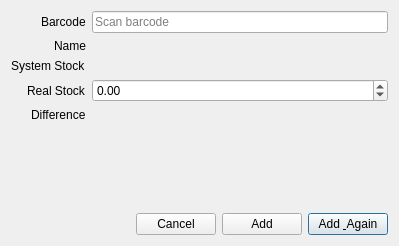
<?xml version="1.0" encoding="UTF-8"?>
<ui version="4.0">
 <class>CheckStockAddDialog</class>
 <widget class="QDialog" name="CheckStockAddDialog">
  <property name="geometry">
   <rect>
    <x>0</x>
    <y>0</y>
    <width>399</width>
    <height>246</height>
   </rect>
  </property>
  <property name="windowTitle">
   <string>Add Check Stock</string>
  </property>
  <layout class="QVBoxLayout" name="verticalLayout">
   <item>
    <layout class="QFormLayout" name="formLayout">
     <property name="labelAlignment">
      <set>Qt::AlignRight|Qt::AlignTrailing|Qt::AlignVCenter</set>
     </property>
     <item row="0" column="0">
      <widget class="QLabel" name="label">
       <property name="text">
        <string>Barcode</string>
       </property>
      </widget>
     </item>
     <item row="1" column="0">
      <widget class="QLabel" name="label_2">
       <property name="text">
        <string>Name</string>
       </property>
      </widget>
     </item>
     <item row="2" column="0">
      <widget class="QLabel" name="label_3">
       <property name="text">
        <string>System Stock</string>
       </property>
      </widget>
     </item>
     <item row="3" column="0">
      <widget class="QLabel" name="label_4">
       <property name="text">
        <string>Real Stock</string>
       </property>
      </widget>
     </item>
     <item row="4" column="0">
      <widget class="QLabel" name="label_5">
       <property name="text">
        <string>Difference</string>
       </property>
      </widget>
     </item>
     <item row="1" column="1">
      <widget class="QLabel" name="labelName">
       <property name="text">
        <string/>
       </property>
      </widget>
     </item>
     <item row="2" column="1">
      <widget class="QLabel" name="labelStock">
       <property name="text">
        <string/>
       </property>
      </widget>
     </item>
     <item row="4" column="1">
      <widget class="QLabel" name="labelDiff">
       <property name="text">
        <string/>
       </property>
      </widget>
     </item>
     <item row="0" column="1">
      <widget class="QLineEdit" name="lineBarcode">
       <property name="placeholderText">
        <string>Scan barcode</string>
       </property>
      </widget>
     </item>
     <item row="3" column="1">
      <widget class="QDoubleSpinBox" name="doubleStock">
       <property name="minimum">
        <double>-1000000.000000000000000</double>
       </property>
       <property name="maximum">
        <double>1000000.000000000000000</double>
       </property>
      </widget>
     </item>
    </layout>
   </item>
   <item>
    <spacer name="verticalSpacer">
     <property name="orientation">
      <enum>Qt::Vertical</enum>
     </property>
     <property name="sizeHint" stdset="0">
      <size>
       <width>20</width>
       <height>40</height>
      </size>
     </property>
    </spacer>
   </item>
   <item>
    <layout class="QHBoxLayout" name="horizontalLayout">
     <item>
      <spacer name="horizontalSpacer">
       <property name="orientation">
        <enum>Qt::Horizontal</enum>
       </property>
       <property name="sizeHint" stdset="0">
        <size>
         <width>40</width>
         <height>20</height>
        </size>
       </property>
      </spacer>
     </item>
     <item>
      <widget class="QPushButton" name="pushCancel">
       <property name="text">
        <string>Cancel</string>
       </property>
       <property name="autoDefault">
        <bool>false</bool>
       </property>
      </widget>
     </item>
     <item>
      <widget class="QPushButton" name="pushAdd">
       <property name="text">
        <string>Add</string>
       </property>
      </widget>
     </item>
     <item>
      <widget class="QPushButton" name="pushAddAgain">
       <property name="text">
        <string>Add &amp; Again</string>
       </property>
       <property name="default">
        <bool>true</bool>
       </property>
      </widget>
     </item>
    </layout>
   </item>
  </layout>
 </widget>
 <resources/>
 <connections>
  <connection>
   <sender>pushCancel</sender>
   <signal>clicked()</signal>
   <receiver>CheckStockAddDialog</receiver>
   <slot>close()</slot>
   <hints>
    <hint type="sourcelabel">
     <x>158</x>
     <y>222</y>
    </hint>
    <hint type="destinationlabel">
     <x>199</x>
     <y>122</y>
    </hint>
   </hints>
  </connection>
 </connections>
</ui>
